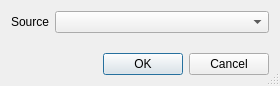
<?xml version="1.0" encoding="UTF-8"?>
<ui version="4.0">
 <class>VideoDialog</class>
 <widget class="QDialog" name="VideoDialog">
  <property name="geometry">
   <rect>
    <x>0</x>
    <y>0</y>
    <width>280</width>
    <height>86</height>
   </rect>
  </property>
  <property name="sizePolicy">
   <sizepolicy hsizetype="Fixed" vsizetype="Fixed">
    <horstretch>0</horstretch>
    <verstretch>0</verstretch>
   </sizepolicy>
  </property>
  <property name="windowTitle">
   <string>Video Settings</string>
  </property>
  <property name="sizeGripEnabled">
   <bool>true</bool>
  </property>
  <layout class="QVBoxLayout" name="verticalLayout">
   <item>
    <layout class="QFormLayout" name="formLayout">
     <item row="0" column="0">
      <widget class="QLabel" name="label">
       <property name="text">
        <string>Source</string>
       </property>
      </widget>
     </item>
     <item row="0" column="1">
      <widget class="QComboBox" name="comboBox">
       <property name="sizePolicy">
        <sizepolicy hsizetype="Expanding" vsizetype="Fixed">
         <horstretch>0</horstretch>
         <verstretch>0</verstretch>
        </sizepolicy>
       </property>
      </widget>
     </item>
    </layout>
   </item>
   <item>
    <widget class="QDialogButtonBox" name="buttonBox">
     <property name="orientation">
      <enum>Qt::Horizontal</enum>
     </property>
     <property name="standardButtons">
      <set>QDialogButtonBox::Cancel|QDialogButtonBox::Ok</set>
     </property>
    </widget>
   </item>
  </layout>
 </widget>
 <resources/>
 <connections>
  <connection>
   <sender>buttonBox</sender>
   <signal>accepted()</signal>
   <receiver>VideoDialog</receiver>
   <slot>accept()</slot>
   <hints>
    <hint type="sourcelabel">
     <x>248</x>
     <y>254</y>
    </hint>
    <hint type="destinationlabel">
     <x>157</x>
     <y>274</y>
    </hint>
   </hints>
  </connection>
  <connection>
   <sender>buttonBox</sender>
   <signal>rejected()</signal>
   <receiver>VideoDialog</receiver>
   <slot>reject()</slot>
   <hints>
    <hint type="sourcelabel">
     <x>316</x>
     <y>260</y>
    </hint>
    <hint type="destinationlabel">
     <x>286</x>
     <y>274</y>
    </hint>
   </hints>
  </connection>
 </connections>
</ui>
